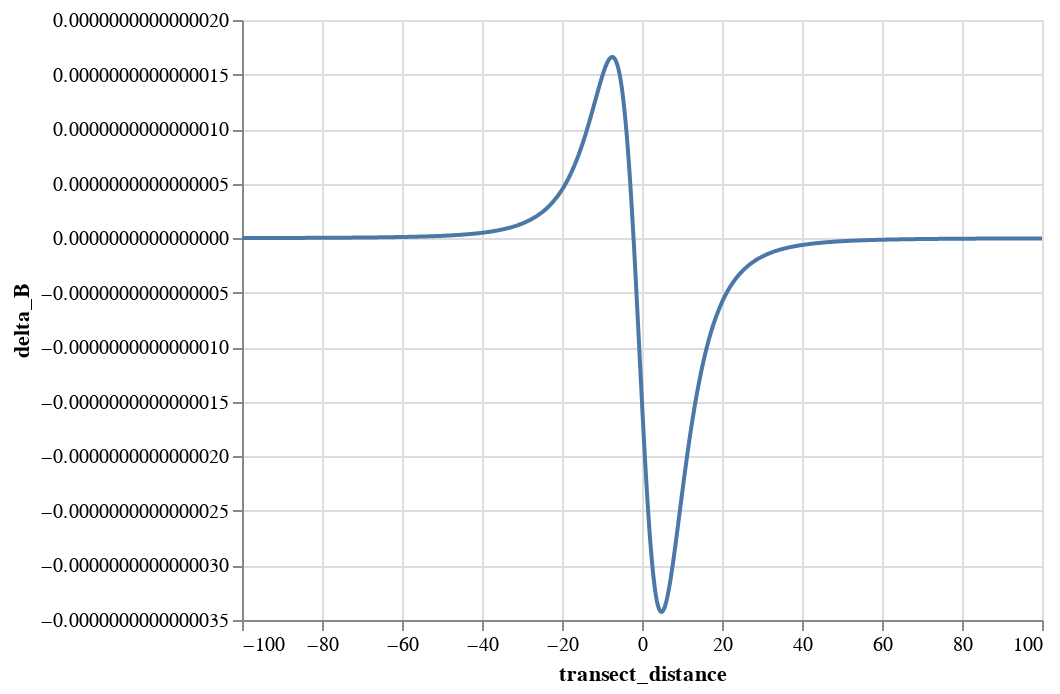

The notebook cell saved with this chart:
### Code cell
# Plot anomaly field
anomaly_plot=alt.Chart(survey_line).mark_line().encode(
    x=alt.X("transect_distance:Q",scale=alt.Scale(domain=(-100,100))),
    y=alt.Y("delta_B:Q")
)
display(anomaly_plot)

### Figure 1 — Vega-Lite specification as saved in the notebook (floating-point values rounded to 4 significant figures; data arrays with more than 128 entries replaced by an {"elided": "..."} marker saying what was removed)
{"config": {"view": {"continuousWidth": 400, "continuousHeight": 300}}, "data": {"name": "data-ae2eb9fbf90021cb99284989417f47cc"}, "mark": "line", "encoding": {"x": {"type": "quantitative", "field": "transect_distance", "scale": {"domain": [-100, 100]}}, "y": {"type": "quantitative", "field": "delta_B"}}, "$schema": "https://vega.github.io/schema/vega-lite/v4.8.1.json", "datasets": {"data-ae2eb9fbf90021cb99284989417f47cc": {"elided": "1000 records"}}}
